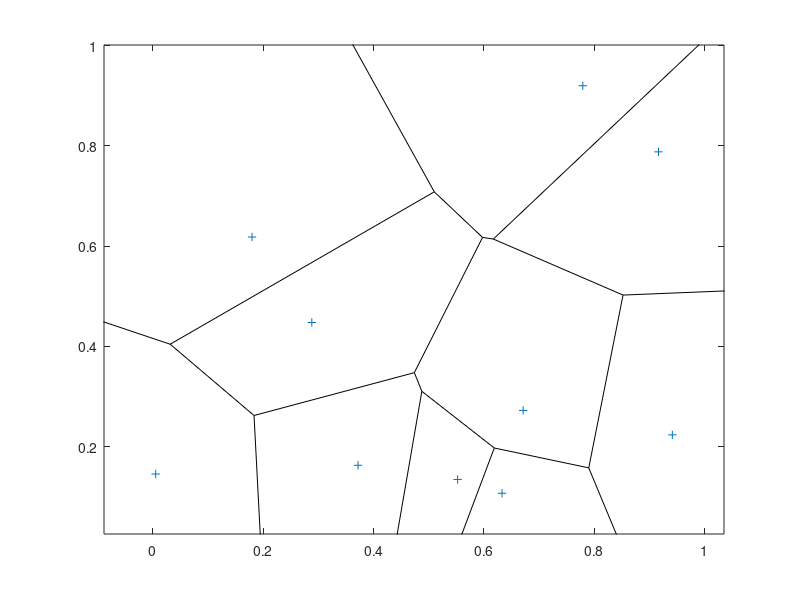

The MATLAB source for this figure: (Note: this script raises an error after producing the figure.)
img=zeros(512,512);
x = gallery('uniformdata',[1 10],0);
y = gallery('uniformdata',[1 10],1);
voronoi(x,y,'k');
img_voronoi = frame2im(getframe(gca));
se = strel('disk',4);
img_erode=imclose(img,ones(8,8));
img_edge=edge(img_erode);
img_dilate=imdilate(img_edge,se);
